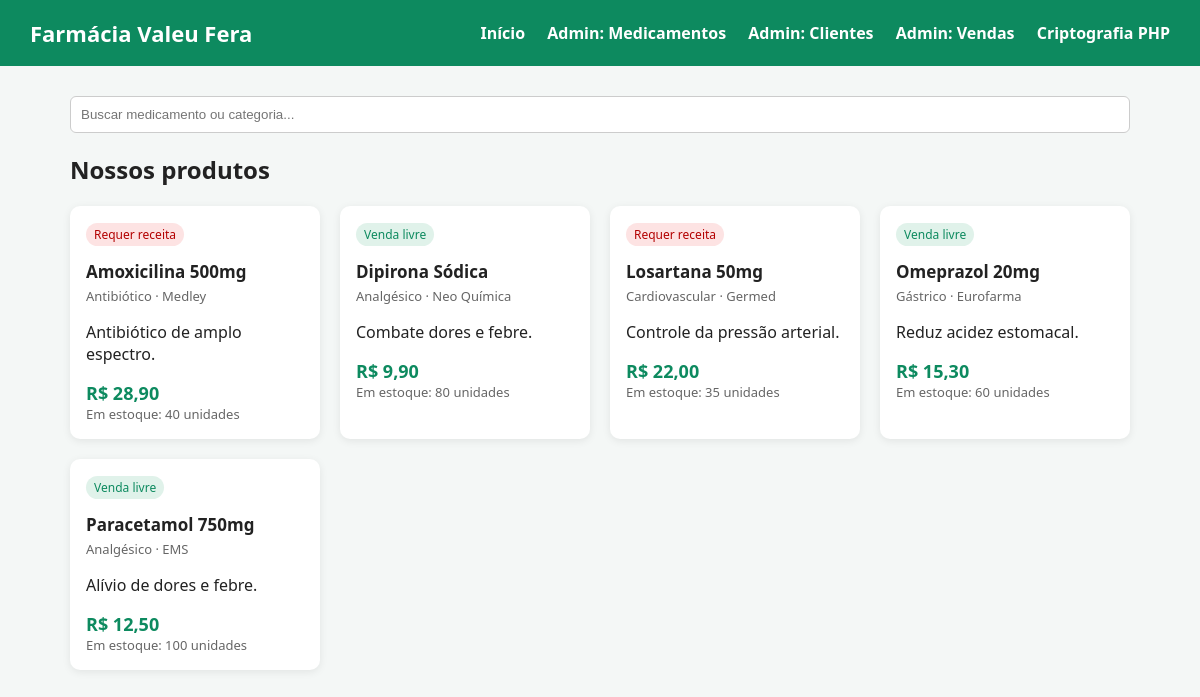
The page / on the database its author committed.
### tables this page shows
CREATE TABLE IF NOT EXISTS medicamentos (
    id INT AUTO_INCREMENT PRIMARY KEY,
    nome VARCHAR(150) NOT NULL,
    categoria VARCHAR(80) NOT NULL,
    fabricante VARCHAR(120) NOT NULL,
    descricao TEXT,
    preco DECIMAL(10,2) NOT NULL,
    estoque INT NOT NULL DEFAULT 0,
    precisa_receita TINYINT(1) NOT NULL DEFAULT 0,
    imagem VARCHAR(255) DEFAULT 'sem-imagem.png',
    criado_em TIMESTAMP DEFAULT CURRENT_TIMESTAMP
);

### index.php (the view, shortened to what this page needs)
<?php
require_once "config.php";
$busca = isset($_GET['busca']) ? trim($_GET['busca']) : "";
if ($busca !== "") {
    $stmt = $pdo->prepare("SELECT * FROM medicamentos WHERE nome LIKE :b OR categoria LIKE :b ORDER BY nome");
    $stmt->execute(['b' => "%$busca%"]);
} else {
    $stmt = $pdo->query("SELECT * FROM medicamentos ORDER BY nome");
}
$medicamentos = $stmt->fetchAll(PDO::FETCH_ASSOC);
?>
<!DOCTYPE html>
<html lang="pt-br">
<head>
<link rel="stylesheet" href="css/style.css">
</head>
<body>
<header>
    <h1> Farmácia Valeu Fera </h1>
    <nav>
        <a href="index.php">Início</a>
        <a href="crud_medicamentos.php">Admin: Medicamentos</a>
        <a href="crud_clientes.php">Admin: Clientes</a>
        <a href="crud_vendas.php">Admin: Vendas</a>
        <a href="criptografia.php">Criptografia PHP</a>
    </nav>
</header>
<div class="container">
    <form method="get" style="margin-bottom:20px;">
        <input type="text" name="busca" placeholder="Buscar medicamento ou categoria..."
               value="<?= htmlspecialchars($busca) ?>"
               style="width:100%; padding:10px; border-radius:6px; border:1px solid #ccc;">
    </form>
    <h2>Nossos produtos</h2>
    <div class="grid">
        <?php foreach ($medicamentos as $m): ?>
            <div class="card">
                <span class="badge <?= $m['precisa_receita'] ? 'receita' : '' ?>">
                    <?= $m['precisa_receita'] ? 'Requer receita' : 'Venda livre' ?>
                </span>
                <h3><?= htmlspecialchars($m['nome']) ?></h3>
                <div class="estoque"><?= htmlspecialchars($m['categoria']) ?> · <?= htmlspecialchars($m['fabricante']) ?></div>
                <p><?= htmlspecialchars($m['descricao']) ?></p>
                <div class="preco">R$ <?= number_format($m['preco'], 2, ',', '.') ?></div>
                <div class="estoque">Em estoque: <?= (int)$m['estoque'] ?> unidades</div>
            </div>
        <?php endforeach; ?>
    </div>
</div>
</body>
</html>

### style.css (style rules this page uses)
* { box-sizing: border-box; }
body { font-family: 'Segoe UI', Arial, sans-serif; margin: 0; background: #f4f7f6; color: #222; }
header { background: #0d8a5f; color: #fff; padding: 18px 30px; display: flex; justify-content: space-between; align-items: center; }
header h1 { margin: 0; font-size: 22px; }
nav a { color: #fff; margin-left: 18px; text-decoration: none; font-weight: 600; }
.container { max-width: 1100px; margin: 30px auto; padding: 0 20px; }
.grid { display: grid; grid-template-columns: repeat(auto-fill, minmax(230px, 1fr)); gap: 20px; }
.card { background: #fff; border-radius: 10px; padding: 16px; box-shadow: 0 2px 8px rgba(0,0,0,0.08); }
.card h3 { margin: 8px 0 4px; font-size: 17px; }
.badge { display: inline-block; font-size: 12px; padding: 3px 8px; border-radius: 12px; background: #e0f2ea; color: #0d8a5f; margin-bottom: 6px; }
.badge.receita { background: #fde3e3; color: #b30000; }
.preco { font-size: 18px; font-weight: 700; color: #0d8a5f; margin-top: 8px; }
.estoque { font-size: 13px; color: #666; }

### rows shown on the page
medicamentos: precisa_receita "Requer receita", nome "Amoxicilina 500mg", categoria "Antibiótico", fabricante "Medley", descricao "Antibiótico de amplo espectro.", preco "28,90", estoque "40"
medicamentos: precisa_receita "Venda livre", nome "Dipirona Sódica", categoria "Analgésico", fabricante "Neo Química", descricao "Combate dores e febre.", preco "9,90", estoque "80"
medicamentos: precisa_receita "Requer receita", nome "Losartana 50mg", categoria "Cardiovascular", fabricante "Germed", descricao "Controle da pressão arterial.", preco "22,00", estoque "35"
medicamentos: precisa_receita "Venda livre", nome "Omeprazol 20mg", categoria "Gástrico", fabricante "Eurofarma", descricao "Reduz acidez estomacal.", preco "15,30", estoque "60"
medicamentos: precisa_receita "Venda livre", nome "Paracetamol 750mg", categoria "Analgésico", fabricante "EMS", descricao "Alívio de dores e febre.", preco "12,50", estoque "100"
